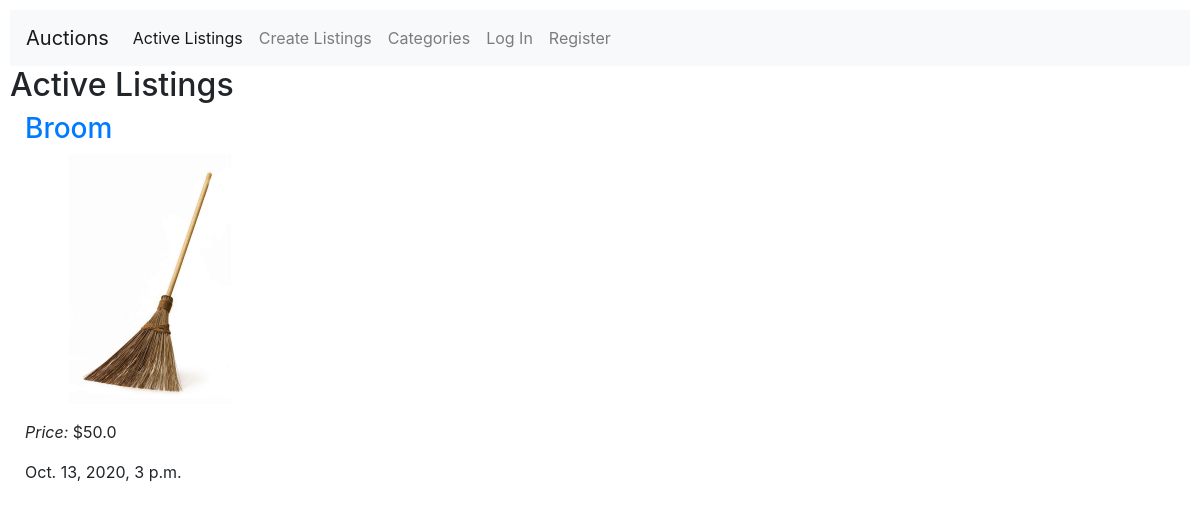
The app's page /, older data.
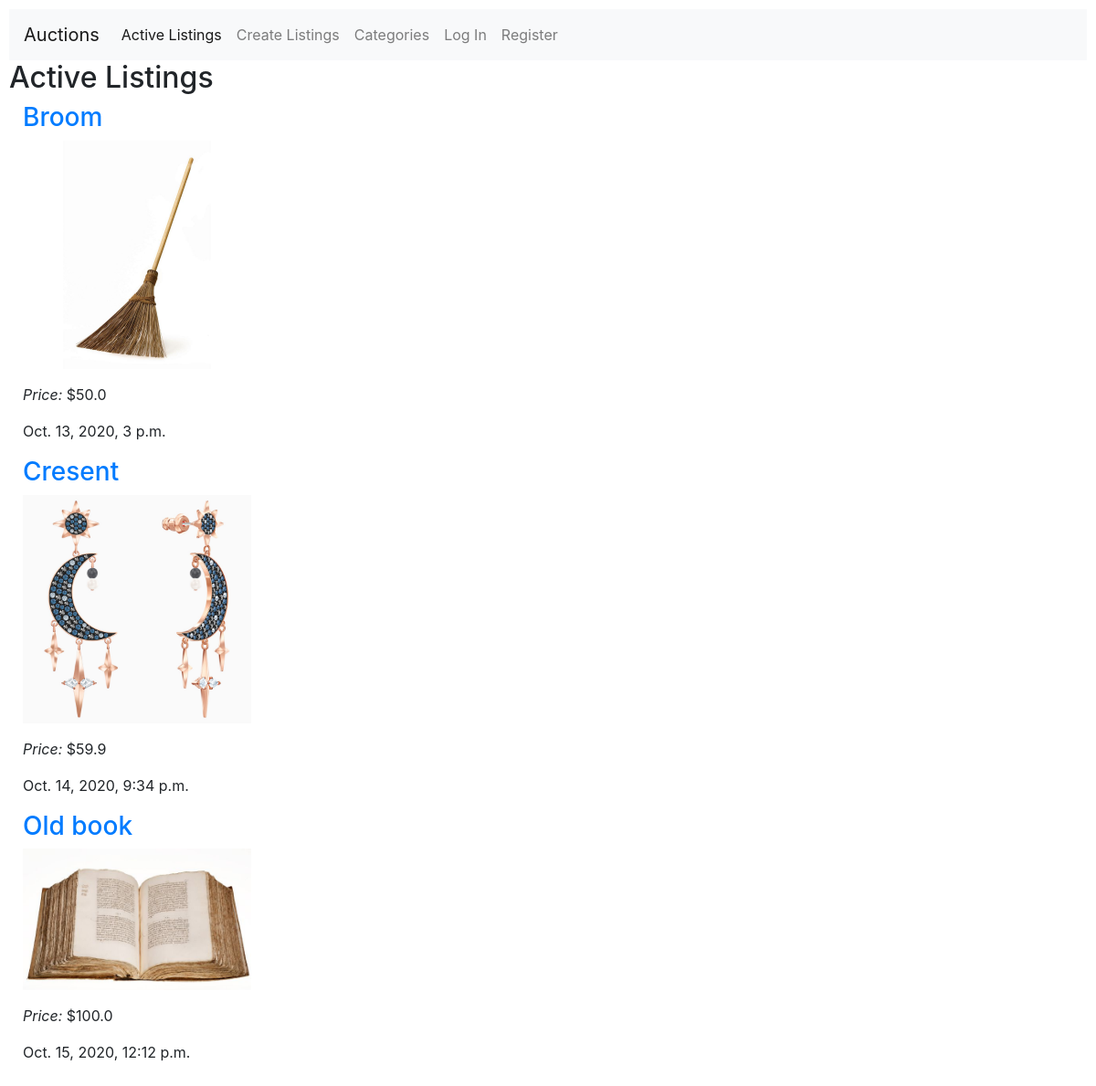
The same page, newer data.
### auctions/models.py (models this page shows)
class Listing(models.Model):
    title =  models.CharField(max_length = 100)
    picture = models.ImageField(upload_to = 'pic/%Y/%m/%d')
    detail = models.TextField()
    owner = models.ForeignKey(User, on_delete=models.CASCADE)
    created_at = models.DateTimeField(default=datetime.datetime.now)
    category = models.OneToOneField(Category, on_delete=models.DO_NOTHING)
    startingbid = models.FloatField(default=0)
    status = models.BooleanField(default=True)
    def __str__(self):
        return f"{self.title},{self.created_at} {self.detail}, {self.owner}, {self.category}, {self.startingbid}, {self.picture}, {self.status}"

### auctions/views.py (the view)
# urls.py: path("", views.index, name="index"),
def index(request):
    try:
        listing = Listing.objects.filter(status=True)
        print(listing)
    except Listing.DoesNotExists:#error
        return render(request, "auctions/index.html")
    context = {
        "listing" :listing
    }
    return render(request, "auctions/index.html", context)

### auctions/models.py (called while the page is built)
    def __str__(self):
        return f"{self.category}"

### auctions/templates/auctions/index.html (shortened to what this page needs)
{% extends "auctions/layout.html" %}
{% block body %}
    {% if listing %}
        <h2>Active Listings</h2>
        {% for list in listing%}
            <div class="container-fluid">
                <a href="{% url 'list' list.id %}"><h3>{{ list.title }}</h3></a>
                <img src="{{ list.picture.url }}" >
                <p> <em>Price:</em> ${{ list.startingbid }}</p>
                <p>{{list.created_at}}</p>
            </div>
        {% endfor %}
    {% endif %}
{% endblock %}

### auctions/templates/auctions/layout.html (shortened to what this page needs)
{% load static %}
<!DOCTYPE html>
<html lang="en">
    <head>
        <link rel="stylesheet" href="https://stackpath.bootstrapcdn.com/bootstrap/4.4.1/css/bootstrap.min.css">
        <link href="{% static 'auctions/styles.css' %}" rel="stylesheet">
    </head>
    <body>
        <nav class="navbar navbar-expand-lg navbar-light bg-light">
            <a class="navbar-brand" href="#">Auctions</a>
            <div class="collapse navbar-collapse" id="navbarNavAltMarkup">
              <div class="navbar-nav">
                <a class="nav-item nav-link active" href="{% url 'index' %}">Active Listings <span class="sr-only">(current)</span></a>
                <a class="nav-item nav-link" href="{% url 'addlisting' %}">Create Listings</a>
                <a class="nav-item nav-link" href="{% url 'categories' %}">Categories</a>
                {% if user.is_authenticated %}
                    <a class="nav-item nav-link" href="{% url 'closed' %}">Closed Listings</a>
                    <a class="nav-item nav-link" href="{% url 'allwatchlist' %}">Watchlist</a>
                    <p class="nav-item nav-link" >Signed in as <strong>{{ user.username }}</strong>.</p>
                    <a class="nav-item nav-link" href="{% url 'logout' %}">Log Out</a>
                {% else %}
                    <a class="nav-item nav-link" href="{% url 'login' %}">Log In</a>
                    <a class="nav-item nav-link" href="{% url 'register' %}">Register</a>
                {% endif %}
              </div>
            </div>
          </nav>
        {% block body %}
        {% endblock %}
    </body>
</html>

### auctions/static/auctions/styles.css (style rules this page uses)
body { padding: 10px; }
img { max-width: 250px; max-height: 250px; }

Row changes from the older to the newer data that the page shows:
added Listing: title "Cresent", picture (picture), startingbid "59.9", created_at "Oct. 14, 2020, 9:34 p.m."
added Listing: title "Old book", picture (picture), startingbid "100.0", created_at "Oct. 15, 2020, 12:12 p.m."
